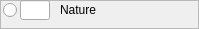
           <widget class="QFrame" name="natureSkillsBox">
            <property name="styleSheet">
             <string notr="true">font: 12pt &quot;Eberron&quot;;</string>
            </property>
            <property name="frameShape">
             <enum>QFrame::StyledPanel</enum>
            </property>
            <property name="frameShadow">
             <enum>QFrame::Raised</enum>
            </property>
            <widget class="QRadioButton" name="natureSkillsRButton">
             <property name="geometry">
              <rect>
               <x>3</x>
               <y>3</y>
               <width>121</width>
               <height>15</height>
              </rect>
             </property>
             <property name="accessibleName">
              <string>nature</string>
             </property>
             <property name="styleSheet">
              <string notr="true">font: 12pt &quot;Eberron&quot;;</string>
             </property>
             <property name="text">
              <string/>
             </property>
            </widget>
            <widget class="QLineEdit" name="natureSkills">
             <property name="geometry">
              <rect>
               <x>20</x>
               <y>0</y>
               <width>30</width>
               <height>20</height>
              </rect>
             </property>
             <property name="accessibleName">
              <string>wisdomBonus</string>
             </property>
             <property name="styleSheet">
              <string notr="true">font: 12pt &quot;Eberron&quot;;</string>
             </property>
             <property name="maxLength">
              <number>2</number>
             </property>
             <property name="alignment">
              <set>Qt::AlignCenter</set>
             </property>
            </widget>
            <widget class="QLabel" name="natureSkillsLabel">
             <property name="geometry">
              <rect>
               <x>60</x>
               <y>0</y>
               <width>130</width>
               <height>20</height>
              </rect>
             </property>
             <property name="styleSheet">
              <string notr="true">font: 12pt &quot;Eberron&quot;;</string>
             </property>
             <property name="frameShadow">
              <enum>QFrame::Plain</enum>
             </property>
             <property name="text">
              <string>Nature</string>
             </property>
             <property name="scaledContents">
              <bool>false</bool>
             </property>
             <property name="textInteractionFlags">
              <set>Qt::NoTextInteraction</set>
             </property>
            </widget>
           </widget>
